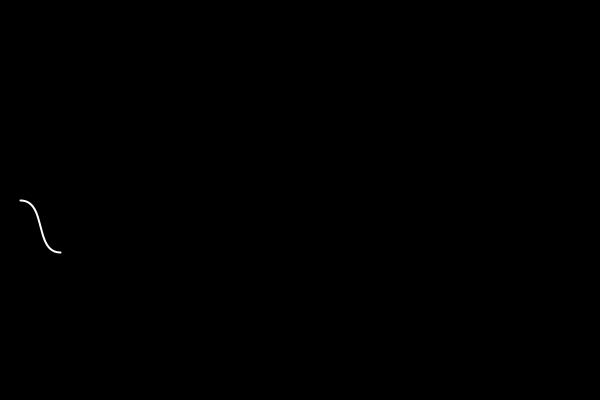
Frame 1 (no input)
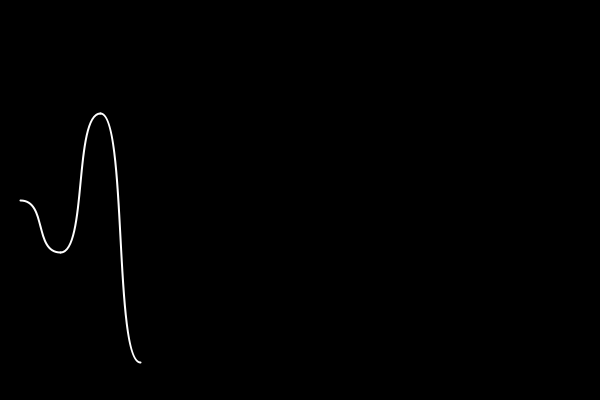
Frame 60 (the mouse pressed at the canvas centre just before this capture)
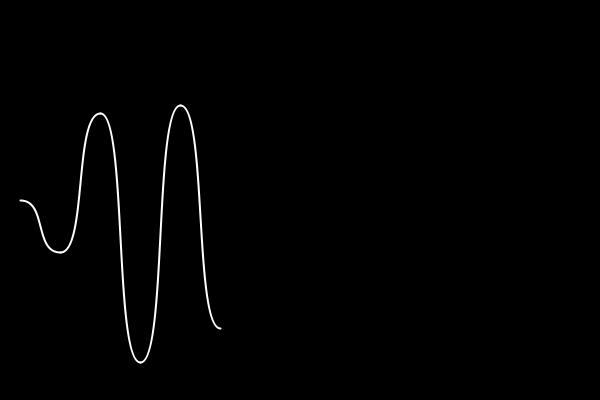
Frame 120 (the mouse held since frame 60 and released just before this capture)

The Processing sketch that drew these frames (run headless with seeded random() and noise(); from frame 60 on, the mouse is pressed at the canvas centre):

// Processing sketch: Shapes
// ── Shapes.pde
int count = 0, X = 20;
float v1X = X;
float v1Y;
float v2X, v2Y;

void setup() {
  size(600, 400);
  background(0);
  stroke(255);
  strokeWeight(2);
  smooth();
  noFill();
  frameRate(24);
  background(0);
  v1Y = height/2.0;
  print(v1Y);
}

void draw() {
  if(count%24 == 0) {
    v2X = X+40;
    v2Y = random(20, height - 20);
    float distance = v2X-v1X;
    float twoThirds = distance*(2.0/3.0);
    float c1X = v1X+twoThirds, c1Y = v1Y;
    float c2X = v2X-twoThirds, c2Y = v2Y;
    beginShape();
    vertex(v1X, v1Y);
    bezierVertex(c1X, c1Y, c2X, c2Y, v2X, v2Y);
    endShape();
    X += 40;
    v1X = v2X; v1Y = v2Y;
  }
  count++;
}
